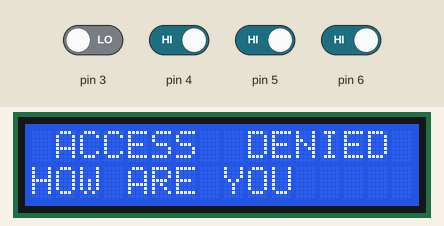
Simulated run of this sketch. Board: Arduino Uno, built with avr-gcc and run on an emulated ATmega328P. Shown: 16×2 character LCD. Inputs (shaded band) come from the test bench; at power-on: pin 4–6 HIGH, pin 3 LOW.

Above: at 1.2 s.
1.3 s: pin 3 driven HIGH
At 3.3 s:
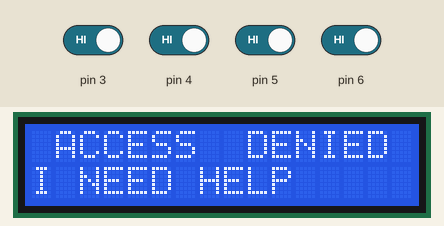
4.0 s: pin 4 driven LOW
At 9.5 s:
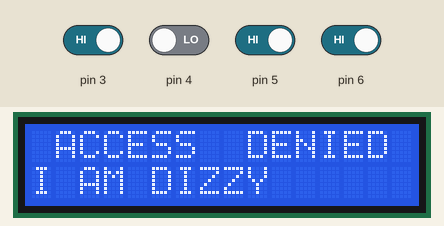
10.0 s: pin 5 driven LOW
At 12.0 s:
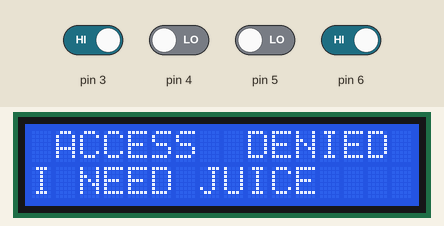
16.0 s: pin 6 driven LOW
At 18.3 s:
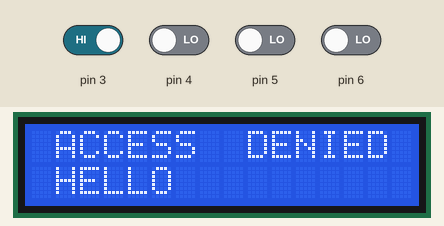
21.7 s: pin 4 driven HIGH
At 24.5 s:
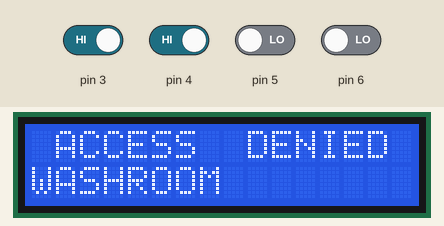
27.7 s: pin 3 driven LOW
At 30.6 s:
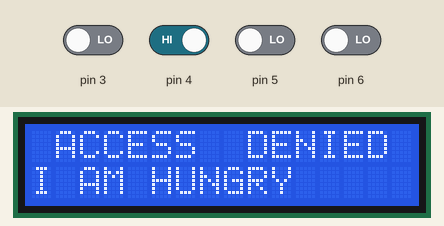
Timing chart, 0 to 32.1 s (numbered marks = the images above; inputs shaded):
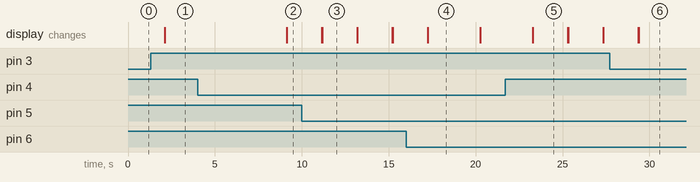

The sketch:

smartsparsh7.ino
```cpp
#include <Wire.h>

#include <LiquidCrystal_I2C.h>

LiquidCrystal_I2C lcd(0x27,16,2);
void setup() {

  lcd.init();
  lcd.backlight();
lcd.setCursor(0, 0);
  lcd.print(" ACCESS  DENIED ");

  pinMode(3,INPUT);
  pinMode(4,INPUT);
  pinMode(5,INPUT);
  pinMode(6,INPUT);

}

void loop() {
int A=digitalRead(3);
int B=digitalRead(4);
int C=digitalRead(5);
int D=digitalRead(6);

if(A==1 &&B==0 && C==0 && D==0)
{
    lcd.setCursor(0, 1);
   lcd.print(" HELLO ");
delay (3000);
    lcd.setCursor(0, 1);
lcd.print("                ");
}
else if(A==0 &&B==1 && C==0 && D==0)
{
    lcd.setCursor(0, 1);
  lcd.print("I AM HUNGRY");
delay (3000);
    lcd.setCursor(0, 1);
lcd.print("                ");
}
if(A==0 &&B==0 && C==1 && D==0)
{
    lcd.setCursor(0, 1);
  lcd.print("I NEED HELP");
delay (3000);
    lcd.setCursor(0, 1);
lcd.print("                ");
}
if(A==0 &&B==0 && C==0 && D==1)
{
    lcd.setCursor(0, 1);
  lcd.print("SILENCE PLEASE");
delay (3000);
    lcd.setCursor(0, 1);
lcd.print("                ");
}
if(A==1 &&B==1 && C==1 && D==1)
{

    lcd.setCursor(0, 1);
  lcd.print("I NEED HELP");
   digitalWrite(13,1);
delay(5000);
digitalWrite(13,0);
delay(2000);

    lcd.setCursor(0, 1);
lcd.print("                ");

}
if(A==1 &&B==1 && C==0 && D==0)
{
    lcd.setCursor(0, 1);
  lcd.print("WASHROOM");
delay (2000);
    lcd.setCursor(0, 1);
lcd.print("                ");
}
if(A==0 &&B==1 && C==1 && D==0)
{
    lcd.setCursor(0, 1);
  lcd.print("TAKE ME OUTSIDE");
delay (2000);
    lcd.setCursor(0, 1);
lcd.print("                ");
}
if(A==0 &&B==0 && C==1 && D==1)
{
    lcd.setCursor(0, 1);
  lcd.print("SILENCE PLEASE");
delay (2000);
    lcd.setCursor(0, 1);
lcd.print("                ");
}

if(A==1 &&B==0 && C==1 && D==0)
{
    lcd.setCursor(0, 1);
  lcd.print("I AM BORED");
delay (2000);
    lcd.setCursor(0, 1);
lcd.print("                ");
}
if(A==1 &&B==0 && C==1 && D==1)
{
    lcd.setCursor(0, 1);
  lcd.print("I AM DIZZY");
delay (2000);
    lcd.setCursor(0, 1);
lcd.print("                ");
}
if(A==0 &&B==1 && C==0 && D==1)
{
    lcd.setCursor(0, 1);
  lcd.print("I NEED MY MEDS");
delay (2000);
    lcd.setCursor(0, 1);
lcd.print("                ");
}
if(A==1 &&B==0 && C==0 && D==1)
{
    lcd.setCursor(0, 1);
  lcd.print("I NEED JUICE");
delay (2000);
    lcd.setCursor(0, 1);
lcd.print("                ");
}
if(A==1 &&B==1 && C==1&& D==0)
{
    lcd.setCursor(0, 1);
  lcd.print("I AM IN PAIN");
delay (2000);
    lcd.setCursor(0, 1);
lcd.print("                ");
}
if(A==1 &&B==1 && C==0&& D==1)
{
    lcd.setCursor(0, 1);
  lcd.print("I AM NAUSEOUS");
delay (2000);
    lcd.setCursor(0, 1);
lcd.print("                ");
}
if(A==0 &&B==1 && C==1&& D==1)
{
    lcd.setCursor(0, 1);
  lcd.print("HOW ARE YOU");
delay (2000);
    lcd.setCursor(0, 1);
lcd.print("                ");
}


}
```

Measured:
- after the input at 1.3 s, the display: first differs from a run without the input after 0.82 s (image 1)
- after the input at 4.0 s, the display: first differs from a run without the input after 5.1 s (image 2)
- after the input at 10.0 s, the display: first differs from a run without the input after 1.2 s (image 3)
- after the input at 16.0 s, the display: first differs from a run without the input after 1.2 s (image 4)
- after the input at 21.7 s, the display: first differs from a run without the input after 1.6 s (image 5)
- after the input at 27.7 s, the display: first differs from a run without the input after 1.7 s (image 6)
- what the display in image 3 shows lasts 2.0 s, from 11.2 s to 13.2 s
